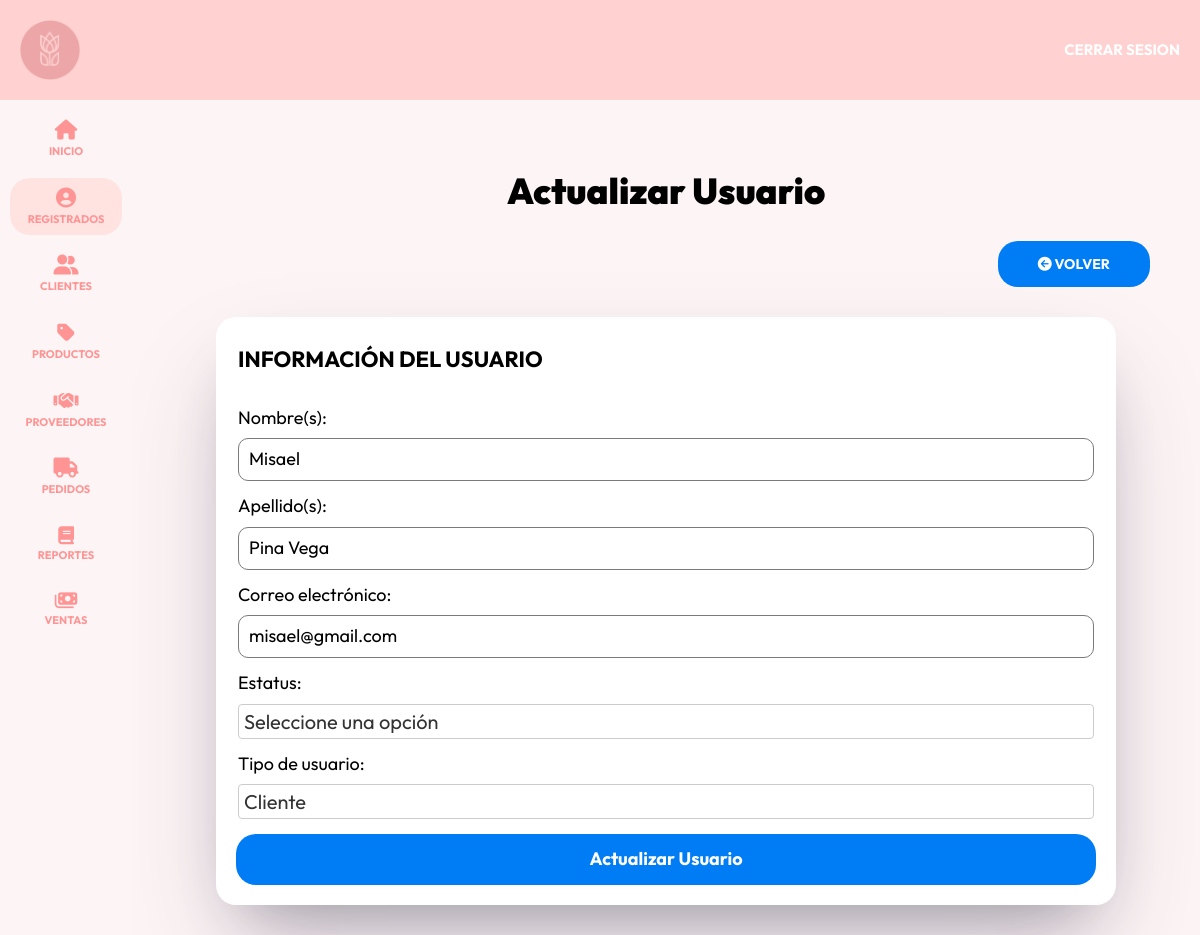
/admin/registrados/editar?id=31 (signed in), run on the app's committed database.
### tables this page shows
CREATE TABLE `usuarios` (
  `IDusuario` int NOT NULL AUTO_INCREMENT,
  `nombre` varchar(100) NOT NULL,
  `apellido` varchar(100) NOT NULL,
  `email` varchar(100) DEFAULT NULL,
  `password` varchar(255) DEFAULT NULL,
  `estatus` varchar(50) NOT NULL,
  `confirmado` tinyint(1) NOT NULL DEFAULT '0',
  `token` varchar(255) DEFAULT NULL,
  `IDrol` int DEFAULT NULL,
  PRIMARY KEY (`IDusuario`),
  UNIQUE KEY `correo` (`email`),
  KEY `IDrol` (`IDrol`),
  CONSTRAINT `usuarios_ibfk_1` FOREIGN KEY (`IDrol`) REFERENCES `roles` (`IDrol`)
);

### controllers/RegistradosController.php (called while the page is built, shortened)
<?php
class RegistradosController {
    public static function editar(Router $router) {
        $alertas = [];
        $id = $_GET['id'];
        $id = filter_var($id, FILTER_VALIDATE_INT);
        $usuarios = Usuarios::find($id);
        $router->render('admin/registrados/editar', [
            'titulo' => 'Actualizar Usuario',
            'alertas' => $alertas,
            'usuarios' => $usuarios,
            'modoEdicion' => true
        ]);
    }
}
?>

### public/index.php (called while the page is built, shortened)
<?php
$router = new Router();
$router->get('/login', [AuthController::class, 'login']);
$router->post('/login', [AuthController::class, 'login']);
$router->post('/logout', [AuthController::class, 'logout']);
$router->get('/registro', [AuthController::class, 'registro']);
$router->post('/registro', [AuthController::class, 'registro']);
$router->get('/olvide', [AuthController::class, 'olvide']);
$router->post('/olvide', [AuthController::class, 'olvide']);
$router->get('/reestablecer', [AuthController::class, 'reestablecer']);
$router->post('/reestablecer', [AuthController::class, 'reestablecer']);
$router->get('/mensaje', [AuthController::class, 'mensaje']);
$router->get('/confirmar-cuenta', [AuthController::class, 'confirmar']);
$router->get('/admin/dashboard', [DashboardController::class, 'index']);
$router->get('/admin/registrados', [RegistradosController::class, 'index']);
$router->get('/admin/registrados/crear', [RegistradosController::class, 'crear']);
$router->post('/admin/registrados/crear', [RegistradosController::class, 'crear']);
$router->get('/admin/registrados/editar', [RegistradosController::class, 'editar']);
$router->post('/admin/registrados/editar', [RegistradosController::class, 'editar']);
$router->post('/admin/registrados/eliminar', [RegistradosController::class, 'eliminar']);
$router->get('/admin/clientes', [ClientesController::class, 'index']);
$router->get('/admin/clientes/crear', [ClientesController::class, 'crear']);
$router->post('/admin/clientes/crear', [ClientesController::class, 'crear']);
$router->get('/admin/clientes/editar', [ClientesController::class, 'editar']);
$router->post('/admin/clientes/editar', [ClientesController::class, 'editar']);
$router->post('/admin/clientes/eliminar', [ClientesController::class, 'eliminar']);
$router->get('/admin/productos', [ProductosController::class, 'index']);
$router->get('/admin/productos/crear', [ProductosController::class, 'crear']);
$router->post('/admin/productos/crear', [ProductosController::class, 'crear']);
$router->get('/admin/productos/editar', [ProductosController::class, 'editar']);
$router->post('/admin/productos/editar', [ProductosController::class, 'editar']);
$router->post('/admin/productos/eliminar', [ProductosController::class, 'eliminar']);
$router->post('/admin/productos/actualizar_inventario', [ProductosController::class, 'actualizar_inventario']);
$router->get('/admin/proveedores', [ProveedoresController::class, 'index']);
$router->get('/admin/proveedores/crear', [ProveedoresController::class, 'crear']);
$router->post('/admin/proveedores/crear', [ProveedoresController::class, 'crear']);
$router->get('/admin/proveedores/editar', [ProveedoresController::class, 'editar']);
$router->post('/admin/proveedores/editar', [ProveedoresController::class, 'editar']);
$router->post('/admin/proveedores/eliminar', [ProveedoresController::class, 'eliminar']);
$router->get('/admin/categorias/crear', [CategoriasController::class, 'crear']);
$router->post('/admin/categorias/crear', [CategoriasController::class, 'crear']);
$router->get('/admin/categorias/editar', [CategoriasController::class, 'editar']);
$router->post('/admin/categorias/editar', [CategoriasController::class, 'editar']);
$router->post('/admin/categorias/eliminar', [CategoriasController::class, 'eliminar']);
$router->get('/admin/pedidos', [PedidosController::class, 'index']);
$router->get('/admin/pedidos/crear', [PedidosController::class, 'crear']);
$router->post('/admin/pedidos/crear', [PedidosController::class, 'crear']);
$router->get('/admin/pedidos/editar', [PedidosController::class, 'editar']);
$router->post('/admin/pedidos/editar', [PedidosController::class, 'editar']);
$router->post('/admin/pedidos/eliminar', [PedidosController::class, 'eliminar']);
$router->get('/admin/pedidos/obtener_pedidos', [PedidosController::class, 'obtener_pedidos']);
$router->post('/admin/pedidos/actualizarEstado', [PedidosController::class, 'actualizarEstado']);
$router->get('/admin/reportes', [ReportesController::class, 'index']);
$router->get('/admin/reportes/generarPDF', [ReportesController::class, 'generarPDF']);
$router->get('/admin/ventas', [VentasController::class, 'index']);
$router->get('/admin/ventas/crear', [VentasController::class, 'crear']);
$router->post('/admin/ventas/vender', [VentasController::class, 'vender']);
$router->get('/', [PaginasController::class, 'index']);
$router->get('/nosotros', [PaginasController::class, 'nosotros']);
$router->get('/categorias', [PaginasController::class, 'categorias']);
$router->get('/productos', [PaginasController::class, 'productos']);
$router->get('/contacto', [PaginasController::class, 'contacto']);
$router->post('/contacto', [PaginasController::class, 'contacto']);
$router->get('/Cpedidos', [PaginasController::class, 'pedidos']);
$router->get('/Cpedidos/crearPedido', [PaginasController::class, 'crearPedido']);
$router->post('/Cpedidos/crearPedido', [PaginasController::class, 'crearPedido']);
$router->get('/404', [PaginasController::class, 'error']);
$router->comprobarRutas();

### models/ActiveRecord.php (called while the page is built, shortened)
<?php
class ActiveRecord {
    protected static $db;
    protected static $tabla = '';
    protected static $columnaID = 'ID';
    public static function setDB($database) {
        self::$db = $database;
    }
    public static function consultarSQL($query) {
        $resultado = self::$db->query($query);
        $array = [];
        while($registro = $resultado->fetch_assoc()) {
            $array[] = static::crearObjeto($registro);
        }
        return $array;
    }
    protected static function crearObjeto($registro) {
        $objeto = new static;
        foreach($registro as $key => $value ) {
            if(property_exists( $objeto, $key  )) {
                $objeto->$key = $value;
            }
        }
        return $objeto;
    }
    public static function find($id) {
        $query = "SELECT * FROM " . static::$tabla  ." WHERE " . static::$columnaID . " = {$id}";
        $resultado = self::consultarSQL($query);
        return array_shift( $resultado ) ;
    }
}
?>

### models/Usuarios.php (called while the page is built, shortened)
<?php
class Usuarios extends ActiveRecord {
    public function __construct($args = [])
    {
        $this->estatus = $args['estatus'] ?? '';
    }
}
?>

### views/admin/registrados/formulario.php (the view, shortened to what this page needs)
<fieldset class="formulario__fieldset">
    <legend class="formulario__legend">Información del Usuario</legend>
    <div class="formulario__campo">
        <label for="nombre" class="formulario__label">Nombre(s):</label>
        <input
            type="text"
            class="formulario__input"
            id="nombre"
            name="nombre"
            placeholder="Nombre(s) del usuario"
            value="<?php echo htmlspecialchars($usuarios->nombre ?? ''); ?>"
        />
    </div>
    <div class="formulario__campo">
        <label for="apellido" class="formulario__label">Apellido(s):</label>
        <input
            type="text"
            class="formulario__input"
            id="apellido"
            name="apellido"
            placeholder="Apellido(s) del usuario"
            value="<?php echo htmlspecialchars($usuarios->apellido ?? ''); ?>"
        />
    </div>
    <div class="formulario__campo">
        <label for="email" class="formulario__label">Correo electrónico:</label>
        <input
            type="text"
            class="formulario__input"
            id="email"
            name="email"
            placeholder="Correo del usuario"
            value="<?php echo htmlspecialchars($usuarios->email ?? ''); ?>"
        />
    </div>
    <div class="formulario__campo">
        <label for="estatus" class="formulario__label">Estatus:</label>
        <select name="estatus" id="estatus" class="formulario__select">
            <option value="" <?php echo $usuarios->estatus == '' ? 'selected' : ''; ?>>Seleccione una opción</option>
        </select>
    </div>
    <div class="formulario__campo">
        <label for="rol" class="formulario__label">Tipo de usuario:</label>
        <select name="IDrol" id="rol" class="formulario__select">
            <option value="3" <?php echo $usuarios->IDrol == '3' ? 'selected' : ''; ?>>Cliente</option>
        </select>
    </div>
</fieldset>

### public/build/css/app.css (style rules this page uses)
html { line-height: 1.15; -webkit-text-size-adjust: 100%; }
body { margin: 0; }
button, input, optgroup, select, textarea { font-family: inherit; font-size: 100%; line-height: 1.15; margin: 0; }
button, input { overflow: visible; }
button, select { text-transform: none; }
fieldset { padding: 0.35em 0.75em 0.625em; }
legend { box-sizing: border-box; color: inherit; display: table; max-width: 100%; padding: 0; white-space: normal; }
html { font-size: 62.5%; box-sizing: border-box; height: 100%; }
*, *:before, *:after { box-sizing: inherit; }
body { font-family: "Outfit", sans-serif; font-size: 1.8rem; }
.formulario__fieldset { border: none; margin-top: 1rem; padding: 0; }
.formulario__legend { font-size: 2.2rem; margin-bottom: 2rem; text-transform: uppercase; font-weight: 700; }
.formulario__campo { display: flex; flex-direction: column; gap: 1rem; margin: 1.5rem 0; }
.formulario__label { display: block; font-size: 1.8rem; }
.formulario__input { padding: 1rem; border: 1px solid #7a7a7a; border-radius: 1rem; }
.formulario__select { padding: 0.5rem; border: 1px solid #ccc; border-radius: 4px; font-size: 2rem; background-color: #fff; color: #333; appearance: none; }
.formulario__campo { flex: 1; display: flex; flex-direction: column; gap: 1rem; margin: 1.5rem 0; }
.dashboard { height: 100%; display: flex; flex-direction: column; background-color: #FDF4F5; }

### data on the page
usuarios: nombre "Misael", apellido "Pina Vega", email "misael@gmail.com", estatus "Seleccione una opción", IDrol "Cliente"

### other printed values
$titulo "Actualizar Usuario"
